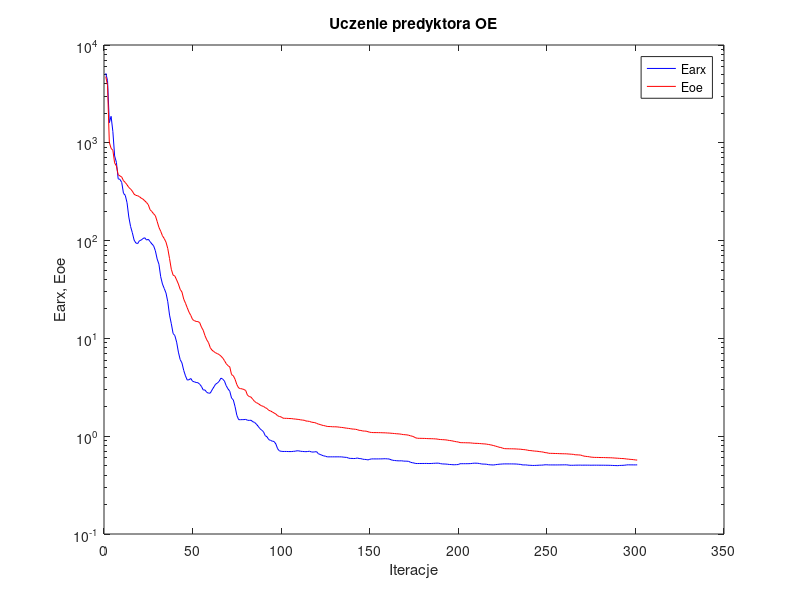
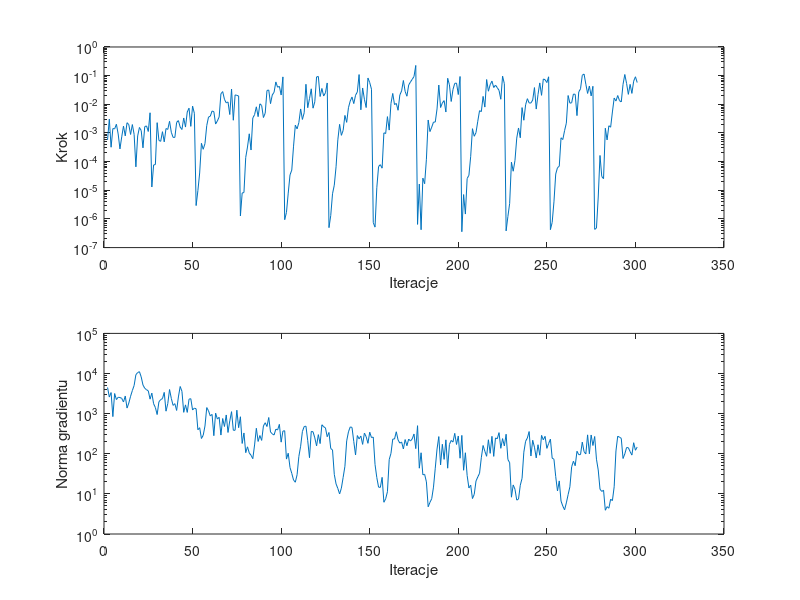

MATLAB code to generate these figures, in order:
%uczenie predyktora oe
clear all;
n=0; farx(n+1)=5.147262e+003; foe(n+1)=4.760756e+003; wspucz(n+1)=0.000000e+000; ng(n+1)=0.000000e+000;
%odnowa zmiennej metryki
n=1; farx(n+1)=4.320231e+003; foe(n+1)=3.848551e+003; krok(n+1)=5.704577e-004; ng(n+1)=4.490328e+003;
n=2; farx(n+1)=1.604002e+003; foe(n+1)=1.009778e+003; krok(n+1)=3.035901e-003; ng(n+1)=2.589185e+003;
n=3; farx(n+1)=1.865324e+003; foe(n+1)=8.786327e+002; krok(n+1)=3.179535e-004; ng(n+1)=3.354259e+003;
n=4; farx(n+1)=1.305732e+003; foe(n+1)=8.376660e+002; krok(n+1)=1.427975e-003; ng(n+1)=8.430749e+002;
n=5; farx(n+1)=7.334562e+002; foe(n+1)=6.229077e+002; krok(n+1)=1.387045e-003; ng(n+1)=3.172852e+003;
n=6; farx(n+1)=6.312014e+002; foe(n+1)=5.791942e+002; krok(n+1)=2.013081e-003; ng(n+1)=2.241977e+003;
n=7; farx(n+1)=4.287052e+002; foe(n+1)=4.717851e+002; krok(n+1)=9.192772e-004; ng(n+1)=2.554030e+003;
n=8; farx(n+1)=4.227136e+002; foe(n+1)=4.585123e+002; krok(n+1)=2.773554e-004; ng(n+1)=2.521544e+003;
n=9; farx(n+1)=3.935918e+002; foe(n+1)=4.470094e+002; krok(n+1)=7.295556e-004; ng(n+1)=2.404630e+003;
n=10; farx(n+1)=3.043195e+002; foe(n+1)=4.096313e+002; krok(n+1)=1.728033e-003; ng(n+1)=1.949706e+003;
n=11; farx(n+1)=2.905548e+002; foe(n+1)=3.929188e+002; krok(n+1)=7.899388e-004; ng(n+1)=2.751744e+003;
n=12; farx(n+1)=2.441692e+002; foe(n+1)=3.723812e+002; krok(n+1)=2.282102e-003; ng(n+1)=1.376173e+003;
n=13; farx(n+1)=1.743100e+002; foe(n+1)=3.491580e+002; krok(n+1)=1.949886e-003; ng(n+1)=1.833489e+003;
n=14; farx(n+1)=1.394952e+002; foe(n+1)=3.367642e+002; krok(n+1)=8.861138e-004; ng(n+1)=2.708382e+003;
n=15; farx(n+1)=1.204132e+002; foe(n+1)=3.200681e+002; krok(n+1)=1.965108e-003; ng(n+1)=3.756371e+003;
n=16; farx(n+1)=1.011790e+002; foe(n+1)=2.981879e+002; krok(n+1)=8.953304e-004; ng(n+1)=5.025627e+003;
n=17; farx(n+1)=9.447655e+001; foe(n+1)=2.902540e+002; krok(n+1)=6.575810e-005; ng(n+1)=9.344363e+003;
n=18; farx(n+1)=9.325326e+001; foe(n+1)=2.874937e+002; krok(n+1)=7.843678e-004; ng(n+1)=1.056826e+004;
n=19; farx(n+1)=9.974567e+001; foe(n+1)=2.812784e+002; krok(n+1)=1.555872e-003; ng(n+1)=1.111163e+004;
n=20; farx(n+1)=1.012301e+002; foe(n+1)=2.715588e+002; krok(n+1)=1.216567e-003; ng(n+1)=8.222850e+003;
n=21; farx(n+1)=1.050732e+002; foe(n+1)=2.654610e+002; krok(n+1)=3.026135e-004; ng(n+1)=5.173384e+003;
n=22; farx(n+1)=1.069431e+002; foe(n+1)=2.551640e+002; krok(n+1)=1.667309e-003; ng(n+1)=4.296260e+003;
n=23; farx(n+1)=1.013024e+002; foe(n+1)=2.450662e+002; krok(n+1)=1.758026e-003; ng(n+1)=3.946460e+003;
n=24; farx(n+1)=1.032173e+002; foe(n+1)=2.329223e+002; krok(n+1)=1.125636e-003; ng(n+1)=3.692091e+003;
n=25; farx(n+1)=9.767597e+001; foe(n+1)=2.070478e+002; krok(n+1)=5.062842e-003; ng(n+1)=2.296451e+003;
%odnowa zmiennej metryki
n=26; farx(n+1)=9.256488e+001; foe(n+1)=1.983458e+002; krok(n+1)=1.302585e-005; ng(n+1)=3.246752e+003;
n=27; farx(n+1)=8.850000e+001; foe(n+1)=1.879851e+002; krok(n+1)=7.646764e-005; ng(n+1)=1.766776e+003;
n=28; farx(n+1)=7.869340e+001; foe(n+1)=1.796554e+002; krok(n+1)=7.907676e-005; ng(n+1)=1.419311e+003;
n=29; farx(n+1)=6.493273e+001; foe(n+1)=1.571410e+002; krok(n+1)=2.286608e-003; ng(n+1)=9.495080e+002;
n=30; farx(n+1)=5.743327e+001; foe(n+1)=1.366445e+002; krok(n+1)=5.504055e-004; ng(n+1)=1.967623e+003;
n=31; farx(n+1)=4.276771e+001; foe(n+1)=1.246006e+002; krok(n+1)=5.097061e-004; ng(n+1)=2.242923e+003;
n=32; farx(n+1)=3.597729e+001; foe(n+1)=1.120900e+002; krok(n+1)=1.108189e-003; ng(n+1)=2.364680e+003;
n=33; farx(n+1)=3.238970e+001; foe(n+1)=1.049577e+002; krok(n+1)=4.895958e-004; ng(n+1)=3.386365e+003;
n=34; farx(n+1)=2.910110e+001; foe(n+1)=9.642694e+001; krok(n+1)=1.427772e-003; ng(n+1)=1.151804e+003;
n=35; farx(n+1)=2.373029e+001; foe(n+1)=8.291901e+001; krok(n+1)=1.329544e-003; ng(n+1)=1.778088e+003;
n=36; farx(n+1)=1.731144e+001; foe(n+1)=6.548247e+001; krok(n+1)=2.553842e-003; ng(n+1)=3.986881e+003;
n=37; farx(n+1)=1.411934e+001; foe(n+1)=5.089435e+001; krok(n+1)=1.055436e-003; ng(n+1)=2.390985e+003;
n=38; farx(n+1)=1.124209e+001; foe(n+1)=4.441825e+001; krok(n+1)=7.010405e-004; ng(n+1)=1.604177e+003;
n=39; farx(n+1)=1.067526e+001; foe(n+1)=4.336897e+001; krok(n+1)=7.010487e-004; ng(n+1)=1.774837e+003;
n=40; farx(n+1)=9.163032e+000; foe(n+1)=3.964565e+001; krok(n+1)=2.346492e-003; ng(n+1)=1.200617e+003;
n=41; farx(n+1)=7.238724e+000; foe(n+1)=3.595145e+001; krok(n+1)=2.695374e-003; ng(n+1)=2.605790e+003;
n=42; farx(n+1)=6.074826e+000; foe(n+1)=3.175268e+001; krok(n+1)=1.603601e-003; ng(n+1)=4.749121e+003;
n=43; farx(n+1)=5.614816e+000; foe(n+1)=2.980862e+001; krok(n+1)=1.318183e-003; ng(n+1)=3.601569e+003;
n=44; farx(n+1)=4.709122e+000; foe(n+1)=2.522996e+001; krok(n+1)=3.334617e-003; ng(n+1)=1.077657e+003;
n=45; farx(n+1)=4.135314e+000; foe(n+1)=2.289489e+001; krok(n+1)=1.606327e-003; ng(n+1)=1.653293e+003;
n=46; farx(n+1)=3.747323e+000; foe(n+1)=2.057410e+001; krok(n+1)=5.414124e-003; ng(n+1)=1.073221e+003;
n=47; farx(n+1)=3.781520e+000; foe(n+1)=1.852461e+001; krok(n+1)=7.321912e-003; ng(n+1)=2.292984e+003;
n=48; farx(n+1)=3.892438e+000; foe(n+1)=1.718192e+001; krok(n+1)=1.700059e-003; ng(n+1)=2.359173e+003;
n=49; farx(n+1)=3.640721e+000; foe(n+1)=1.559171e+001; krok(n+1)=8.647968e-003; ng(n+1)=1.230906e+003;
n=50; farx(n+1)=3.599254e+000; foe(n+1)=1.519500e+001; krok(n+1)=4.874671e-003; ng(n+1)=1.373724e+003;
%odnowa zmiennej metryki
n=51; farx(n+1)=3.541619e+000; foe(n+1)=1.491520e+001; krok(n+1)=2.926265e-006; ng(n+1)=1.320240e+003;
n=52; farx(n+1)=3.526606e+000; foe(n+1)=1.484804e+001; krok(n+1)=9.722265e-006; ng(n+1)=3.973263e+002;
n=53; farx(n+1)=3.401996e+000; foe(n+1)=1.452495e+001; krok(n+1)=4.014885e-005; ng(n+1)=4.461793e+002;
n=54; farx(n+1)=3.230236e+000; foe(n+1)=1.304993e+001; krok(n+1)=4.356664e-004; ng(n+1)=2.399157e+002;
n=55; farx(n+1)=2.971081e+000; foe(n+1)=1.211489e+001; krok(n+1)=2.695564e-004; ng(n+1)=2.887855e+002;
n=56; farx(n+1)=2.970374e+000; foe(n+1)=1.068199e+001; krok(n+1)=4.251583e-004; ng(n+1)=4.925305e+002;
n=57; farx(n+1)=2.806972e+000; foe(n+1)=9.673299e+000; krok(n+1)=1.812955e-003; ng(n+1)=1.415453e+003;
n=58; farx(n+1)=2.755410e+000; foe(n+1)=9.055513e+000; krok(n+1)=3.586133e-003; ng(n+1)=1.174285e+003;
n=59; farx(n+1)=2.758591e+000; foe(n+1)=8.026727e+000; krok(n+1)=3.846158e-003; ng(n+1)=8.749498e+002;
n=60; farx(n+1)=2.974504e+000; foe(n+1)=7.572080e+000; krok(n+1)=5.829338e-003; ng(n+1)=9.557495e+002;
n=61; farx(n+1)=3.182337e+000; foe(n+1)=7.333733e+000; krok(n+1)=5.557598e-003; ng(n+1)=2.820810e+002;
n=62; farx(n+1)=3.404473e+000; foe(n+1)=7.119290e+000; krok(n+1)=2.043687e-003; ng(n+1)=1.028573e+003;
n=63; farx(n+1)=3.492746e+000; foe(n+1)=6.987873e+000; krok(n+1)=2.634602e-003; ng(n+1)=7.324698e+002;
n=64; farx(n+1)=3.642152e+000; foe(n+1)=6.840076e+000; krok(n+1)=3.625910e-003; ng(n+1)=8.107419e+002;
n=65; farx(n+1)=3.922628e+000; foe(n+1)=6.588680e+000; krok(n+1)=2.331822e-002; ng(n+1)=2.924074e+002;
n=66; farx(n+1)=3.839064e+000; foe(n+1)=6.310786e+000; krok(n+1)=2.780135e-002; ng(n+1)=7.558741e+002;
n=67; farx(n+1)=3.659229e+000; foe(n+1)=5.928432e+000; krok(n+1)=1.486332e-002; ng(n+1)=4.774073e+002;
n=68; farx(n+1)=3.279958e+000; foe(n+1)=5.511946e+000; krok(n+1)=1.121665e-002; ng(n+1)=9.275258e+002;
n=69; farx(n+1)=3.046086e+000; foe(n+1)=5.261612e+000; krok(n+1)=1.207035e-002; ng(n+1)=3.393378e+002;
n=70; farx(n+1)=2.883938e+000; foe(n+1)=5.109873e+000; krok(n+1)=4.399860e-003; ng(n+1)=6.604375e+002;
n=71; farx(n+1)=2.454451e+000; foe(n+1)=4.262751e+000; krok(n+1)=3.408723e-002; ng(n+1)=1.120441e+003;
n=72; farx(n+1)=2.348778e+000; foe(n+1)=4.152043e+000; krok(n+1)=2.778799e-003; ng(n+1)=3.853969e+002;
n=73; farx(n+1)=2.000228e+000; foe(n+1)=3.813508e+000; krok(n+1)=2.127270e-002; ng(n+1)=3.846961e+002;
n=74; farx(n+1)=1.633475e+000; foe(n+1)=3.366124e+000; krok(n+1)=2.051314e-002; ng(n+1)=1.218929e+003;
n=75; farx(n+1)=1.476079e+000; foe(n+1)=3.114397e+000; krok(n+1)=1.948813e-002; ng(n+1)=4.465829e+002;
%odnowa zmiennej metryki
n=76; farx(n+1)=1.474868e+000; foe(n+1)=3.064987e+000; krok(n+1)=1.271449e-006; ng(n+1)=8.363842e+002;
n=77; farx(n+1)=1.477470e+000; foe(n+1)=3.047628e+000; krok(n+1)=8.058704e-006; ng(n+1)=1.805295e+002;
n=78; farx(n+1)=1.477708e+000; foe(n+1)=3.001772e+000; krok(n+1)=8.334046e-006; ng(n+1)=3.299012e+002;
n=79; farx(n+1)=1.486199e+000; foe(n+1)=2.931877e+000; krok(n+1)=1.397905e-004; ng(n+1)=1.064627e+002;
n=80; farx(n+1)=1.455769e+000; foe(n+1)=2.619768e+000; krok(n+1)=3.229906e-004; ng(n+1)=1.489114e+002;
n=81; farx(n+1)=1.451471e+000; foe(n+1)=2.547017e+000; krok(n+1)=9.352282e-004; ng(n+1)=1.047029e+002;
n=82; farx(n+1)=1.455619e+000; foe(n+1)=2.508429e+000; krok(n+1)=2.540827e-004; ng(n+1)=9.169347e+001;
n=83; farx(n+1)=1.406641e+000; foe(n+1)=2.382541e+000; krok(n+1)=3.334617e-003; ng(n+1)=7.536235e+001;
n=84; farx(n+1)=1.383388e+000; foe(n+1)=2.267658e+000; krok(n+1)=4.346286e-003; ng(n+1)=1.656467e+002;
n=85; farx(n+1)=1.329874e+000; foe(n+1)=2.203185e+000; krok(n+1)=8.174750e-003; ng(n+1)=4.321131e+002;
n=86; farx(n+1)=1.264101e+000; foe(n+1)=2.160153e+000; krok(n+1)=3.704626e-003; ng(n+1)=2.026404e+002;
n=87; farx(n+1)=1.196212e+000; foe(n+1)=2.092517e+000; krok(n+1)=1.040351e-002; ng(n+1)=2.848697e+002;
n=88; farx(n+1)=1.152373e+000; foe(n+1)=2.043178e+000; krok(n+1)=9.082851e-003; ng(n+1)=2.151615e+002;
n=89; farx(n+1)=1.113176e+000; foe(n+1)=2.017920e+000; krok(n+1)=3.452691e-003; ng(n+1)=4.938212e+002;
n=90; farx(n+1)=1.013482e+000; foe(n+1)=1.960605e+000; krok(n+1)=4.907442e-003; ng(n+1)=5.935068e+002;
n=91; farx(n+1)=9.869917e-001; foe(n+1)=1.918878e+000; krok(n+1)=3.037029e-002; ng(n+1)=4.770441e+002;
n=92; farx(n+1)=9.225628e-001; foe(n+1)=1.838072e+000; krok(n+1)=3.153338e-002; ng(n+1)=8.010475e+002;
n=93; farx(n+1)=9.070486e-001; foe(n+1)=1.812187e+000; krok(n+1)=1.054546e-002; ng(n+1)=3.489097e+002;
n=94; farx(n+1)=8.896808e-001; foe(n+1)=1.770610e+000; krok(n+1)=2.127270e-002; ng(n+1)=3.133773e+002;
n=95; farx(n+1)=8.831143e-001; foe(n+1)=1.727487e+000; krok(n+1)=2.617870e-002; ng(n+1)=2.934663e+002;
n=96; farx(n+1)=8.338085e-001; foe(n+1)=1.684983e+000; krok(n+1)=6.046686e-002; ng(n+1)=4.104657e+002;
n=97; farx(n+1)=7.446320e-001; foe(n+1)=1.619747e+000; krok(n+1)=3.941187e-002; ng(n+1)=3.917821e+002;
n=98; farx(n+1)=7.080522e-001; foe(n+1)=1.590035e+000; krok(n+1)=4.242564e-002; ng(n+1)=5.410181e+002;
n=99; farx(n+1)=7.011157e-001; foe(n+1)=1.575262e+000; krok(n+1)=2.107682e-002; ng(n+1)=1.948151e+002;
n=100; farx(n+1)=6.980500e-001; foe(n+1)=1.529859e+000; krok(n+1)=9.048247e-002; ng(n+1)=3.676688e+002;
%odnowa zmiennej metryki
n=101; farx(n+1)=6.982259e-001; foe(n+1)=1.523433e+000; krok(n+1)=9.412859e-007; ng(n+1)=3.747760e+002;
n=102; farx(n+1)=6.981952e-001; foe(n+1)=1.523010e+000; krok(n+1)=1.688556e-006; ng(n+1)=7.371637e+001;
n=103; farx(n+1)=6.967550e-001; foe(n+1)=1.518947e+000; krok(n+1)=7.983154e-006; ng(n+1)=1.031362e+002;
n=104; farx(n+1)=6.964001e-001; foe(n+1)=1.515466e+000; krok(n+1)=3.437390e-005; ng(n+1)=4.551059e+001;
n=105; farx(n+1)=6.969180e-001; foe(n+1)=1.513112e+000; krok(n+1)=5.059212e-005; ng(n+1)=3.241913e+001;
n=106; farx(n+1)=7.005580e-001; foe(n+1)=1.502524e+000; krok(n+1)=3.467612e-004; ng(n+1)=2.213602e+001;
n=107; farx(n+1)=7.026811e-001; foe(n+1)=1.497740e+000; krok(n+1)=1.869974e-003; ng(n+1)=1.953071e+001;
n=108; farx(n+1)=7.095609e-001; foe(n+1)=1.489173e+000; krok(n+1)=1.389400e-003; ng(n+1)=3.000832e+001;
n=109; farx(n+1)=7.078447e-001; foe(n+1)=1.482211e+000; krok(n+1)=2.304922e-003; ng(n+1)=8.570931e+001;
n=110; farx(n+1)=7.011011e-001; foe(n+1)=1.469992e+000; krok(n+1)=6.884472e-003; ng(n+1)=1.541825e+002;
n=111; farx(n+1)=6.988549e-001; foe(n+1)=1.462317e+000; krok(n+1)=2.957629e-003; ng(n+1)=3.586294e+002;
n=112; farx(n+1)=6.963007e-001; foe(n+1)=1.454646e+000; krok(n+1)=5.060913e-003; ng(n+1)=4.763967e+002;
n=113; farx(n+1)=6.947691e-001; foe(n+1)=1.430174e+000; krok(n+1)=5.005537e-002; ng(n+1)=4.872258e+002;
n=114; farx(n+1)=6.976984e-001; foe(n+1)=1.424900e+000; krok(n+1)=7.592571e-003; ng(n+1)=2.138219e+002;
n=115; farx(n+1)=7.020041e-001; foe(n+1)=1.416159e+000; krok(n+1)=1.576669e-002; ng(n+1)=7.968857e+001;
n=116; farx(n+1)=6.914342e-001; foe(n+1)=1.394632e+000; krok(n+1)=3.474077e-002; ng(n+1)=3.602766e+002;
n=117; farx(n+1)=6.878501e-001; foe(n+1)=1.384379e+000; krok(n+1)=7.321912e-003; ng(n+1)=3.532443e+002;
n=118; farx(n+1)=6.922819e-001; foe(n+1)=1.376609e+000; krok(n+1)=1.220118e-002; ng(n+1)=2.491917e+002;
n=119; farx(n+1)=6.948044e-001; foe(n+1)=1.353249e+000; krok(n+1)=9.035956e-002; ng(n+1)=1.569336e+002;
n=120; farx(n+1)=6.620645e-001; foe(n+1)=1.330434e+000; krok(n+1)=9.359461e-002; ng(n+1)=2.996849e+002;
n=121; farx(n+1)=6.514749e-001; foe(n+1)=1.317160e+000; krok(n+1)=1.869617e-002; ng(n+1)=1.792934e+002;
n=122; farx(n+1)=6.389369e-001; foe(n+1)=1.296466e+000; krok(n+1)=3.571281e-002; ng(n+1)=5.280481e+002;
n=123; farx(n+1)=6.292151e-001; foe(n+1)=1.285252e+000; krok(n+1)=1.941426e-002; ng(n+1)=4.699177e+002;
n=124; farx(n+1)=6.244802e-001; foe(n+1)=1.273384e+000; krok(n+1)=2.525939e-002; ng(n+1)=4.429837e+002;
n=125; farx(n+1)=6.149832e-001; foe(n+1)=1.258869e+000; krok(n+1)=5.558094e-002; ng(n+1)=2.659314e+002;
%odnowa zmiennej metryki
n=126; farx(n+1)=6.151313e-001; foe(n+1)=1.255180e+000; krok(n+1)=4.962554e-007; ng(n+1)=3.394652e+002;
n=127; farx(n+1)=6.152100e-001; foe(n+1)=1.254133e+000; krok(n+1)=1.322610e-006; ng(n+1)=1.348174e+002;
n=128; farx(n+1)=6.151155e-001; foe(n+1)=1.248965e+000; krok(n+1)=7.559406e-006; ng(n+1)=1.244421e+002;
n=129; farx(n+1)=6.153139e-001; foe(n+1)=1.248228e+000; krok(n+1)=1.507081e-005; ng(n+1)=3.052989e+001;
n=130; farx(n+1)=6.149914e-001; foe(n+1)=1.247443e+000; krok(n+1)=6.615676e-005; ng(n+1)=1.773056e+001;
n=131; farx(n+1)=6.155486e-001; foe(n+1)=1.242990e+000; krok(n+1)=5.747417e-004; ng(n+1)=1.363163e+001;
n=132; farx(n+1)=6.147961e-001; foe(n+1)=1.235050e+000; krok(n+1)=1.997747e-003; ng(n+1)=9.960704e+000;
n=133; farx(n+1)=6.148329e-001; foe(n+1)=1.230180e+000; krok(n+1)=8.259539e-004; ng(n+1)=1.389726e+001;
n=134; farx(n+1)=6.116354e-001; foe(n+1)=1.224621e+000; krok(n+1)=1.234892e-003; ng(n+1)=2.578482e+001;
n=135; farx(n+1)=6.085623e-001; foe(n+1)=1.214592e+000; krok(n+1)=4.096666e-003; ng(n+1)=4.870080e+001;
n=136; farx(n+1)=6.076848e-001; foe(n+1)=1.208289e+000; krok(n+1)=2.343845e-003; ng(n+1)=2.096630e+002;
n=137; farx(n+1)=5.972906e-001; foe(n+1)=1.201617e+000; krok(n+1)=7.626318e-003; ng(n+1)=3.518285e+002;
n=138; farx(n+1)=5.927745e-001; foe(n+1)=1.194807e+000; krok(n+1)=1.303276e-002; ng(n+1)=4.666541e+002;
n=139; farx(n+1)=5.928628e-001; foe(n+1)=1.185139e+000; krok(n+1)=1.793370e-002; ng(n+1)=4.536755e+002;
n=140; farx(n+1)=5.908868e-001; foe(n+1)=1.181806e+000; krok(n+1)=1.059021e-002; ng(n+1)=2.015504e+002;
n=141; farx(n+1)=5.922769e-001; foe(n+1)=1.176466e+000; krok(n+1)=2.067140e-002; ng(n+1)=9.310345e+001;
n=142; farx(n+1)=5.989400e-001; foe(n+1)=1.167205e+000; krok(n+1)=2.698544e-002; ng(n+1)=2.843342e+002;
n=143; farx(n+1)=5.909596e-001; foe(n+1)=1.148642e+000; krok(n+1)=1.091056e-001; ng(n+1)=2.352062e+002;
n=144; farx(n+1)=5.900241e-001; foe(n+1)=1.144791e+000; krok(n+1)=6.425309e-003; ng(n+1)=2.760897e+002;
n=145; farx(n+1)=5.823522e-001; foe(n+1)=1.131961e+000; krok(n+1)=3.712047e-002; ng(n+1)=1.712371e+002;
n=146; farx(n+1)=5.791894e-001; foe(n+1)=1.128050e+000; krok(n+1)=1.495979e-002; ng(n+1)=3.272589e+002;
n=147; farx(n+1)=5.779890e-001; foe(n+1)=1.126061e+000; krok(n+1)=7.704335e-003; ng(n+1)=2.663376e+002;
n=148; farx(n+1)=5.718635e-001; foe(n+1)=1.111909e+000; krok(n+1)=8.276012e-002; ng(n+1)=1.820710e+002;
n=149; farx(n+1)=5.801129e-001; foe(n+1)=1.097752e+000; krok(n+1)=5.730115e-002; ng(n+1)=3.448962e+002;
n=150; farx(n+1)=5.860449e-001; foe(n+1)=1.091977e+000; krok(n+1)=3.360874e-002; ng(n+1)=2.532443e+002;
%odnowa zmiennej metryki
n=151; farx(n+1)=5.858795e-001; foe(n+1)=1.088884e+000; krok(n+1)=7.452250e-007; ng(n+1)=2.605895e+002;
n=152; farx(n+1)=5.858778e-001; foe(n+1)=1.088795e+000; krok(n+1)=5.177881e-007; ng(n+1)=5.414216e+001;
n=153; farx(n+1)=5.857960e-001; foe(n+1)=1.088374e+000; krok(n+1)=1.222055e-005; ng(n+1)=2.548330e+001;
n=154; farx(n+1)=5.860493e-001; foe(n+1)=1.087550e+000; krok(n+1)=6.756687e-005; ng(n+1)=1.471702e+001;
n=155; farx(n+1)=5.864235e-001; foe(n+1)=1.086702e+000; krok(n+1)=7.813213e-005; ng(n+1)=1.450969e+001;
n=156; farx(n+1)=5.865448e-001; foe(n+1)=1.084956e+000; krok(n+1)=5.904967e-005; ng(n+1)=2.582871e+001;
n=157; farx(n+1)=5.881798e-001; foe(n+1)=1.083534e+000; krok(n+1)=1.011532e-003; ng(n+1)=6.185856e+000;
n=158; farx(n+1)=5.882529e-001; foe(n+1)=1.082313e+000; krok(n+1)=9.540187e-004; ng(n+1)=7.548752e+000;
n=159; farx(n+1)=5.863835e-001; foe(n+1)=1.078309e+000; krok(n+1)=3.715831e-003; ng(n+1)=1.131481e+001;
n=160; farx(n+1)=5.847637e-001; foe(n+1)=1.077128e+000; krok(n+1)=1.259039e-003; ng(n+1)=7.144826e+001;
n=161; farx(n+1)=5.745484e-001; foe(n+1)=1.072423e+000; krok(n+1)=1.076348e-002; ng(n+1)=1.025311e+002;
n=162; farx(n+1)=5.671410e-001; foe(n+1)=1.068931e+000; krok(n+1)=2.392889e-002; ng(n+1)=2.322470e+002;
n=163; farx(n+1)=5.647235e-001; foe(n+1)=1.064927e+000; krok(n+1)=9.749342e-003; ng(n+1)=2.329814e+002;
n=164; farx(n+1)=5.619595e-001; foe(n+1)=1.059621e+000; krok(n+1)=1.076348e-002; ng(n+1)=3.533550e+002;
n=165; farx(n+1)=5.602975e-001; foe(n+1)=1.057316e+000; krok(n+1)=6.192369e-003; ng(n+1)=2.212750e+002;
n=166; farx(n+1)=5.596912e-001; foe(n+1)=1.053452e+000; krok(n+1)=2.113019e-002; ng(n+1)=1.839172e+002;
n=167; farx(n+1)=5.607560e-001; foe(n+1)=1.045910e+000; krok(n+1)=2.928765e-002; ng(n+1)=1.965324e+002;
n=168; farx(n+1)=5.567956e-001; foe(n+1)=1.039053e+000; krok(n+1)=6.778645e-002; ng(n+1)=1.317333e+002;
n=169; farx(n+1)=5.557465e-001; foe(n+1)=1.035651e+000; krok(n+1)=2.812841e-002; ng(n+1)=2.258207e+002;
n=170; farx(n+1)=5.553185e-001; foe(n+1)=1.031379e+000; krok(n+1)=1.913246e-002; ng(n+1)=1.583360e+002;
n=171; farx(n+1)=5.531405e-001; foe(n+1)=1.023267e+000; krok(n+1)=4.715694e-002; ng(n+1)=2.323990e+002;
n=172; farx(n+1)=5.413310e-001; foe(n+1)=1.009544e+000; krok(n+1)=6.013604e-002; ng(n+1)=2.080589e+002;
n=173; farx(n+1)=5.360749e-001; foe(n+1)=9.999164e-001; krok(n+1)=7.462902e-002; ng(n+1)=2.346416e+002;
n=174; farx(n+1)=5.319233e-001; foe(n+1)=9.835067e-001; krok(n+1)=9.327289e-002; ng(n+1)=3.107926e+002;
n=175; farx(n+1)=5.259571e-001; foe(n+1)=9.608796e-001; krok(n+1)=2.268451e-001; ng(n+1)=1.342957e+002;
%odnowa zmiennej metryki
n=176; farx(n+1)=5.257831e-001; foe(n+1)=9.527213e-001; krok(n+1)=6.450496e-007; ng(n+1)=5.010466e+002;
n=177; farx(n+1)=5.259638e-001; foe(n+1)=9.511469e-001; krok(n+1)=1.645337e-005; ng(n+1)=4.369577e+001;
n=178; farx(n+1)=5.260036e-001; foe(n+1)=9.508973e-001; krok(n+1)=4.197459e-007; ng(n+1)=1.058352e+002;
n=179; farx(n+1)=5.262408e-001; foe(n+1)=9.497542e-001; krok(n+1)=2.656342e-005; ng(n+1)=2.986635e+001;
n=180; farx(n+1)=5.262726e-001; foe(n+1)=9.490884e-001; krok(n+1)=1.694172e-005; ng(n+1)=3.073542e+001;
n=181; farx(n+1)=5.267186e-001; foe(n+1)=9.468415e-001; krok(n+1)=1.212530e-004; ng(n+1)=1.991757e+001;
n=182; farx(n+1)=5.257164e-001; foe(n+1)=9.445325e-001; krok(n+1)=2.827499e-003; ng(n+1)=4.776307e+000;
n=183; farx(n+1)=5.257516e-001; foe(n+1)=9.436605e-001; krok(n+1)=1.118523e-003; ng(n+1)=6.146143e+000;
n=184; farx(n+1)=5.265344e-001; foe(n+1)=9.428543e-001; krok(n+1)=1.593673e-003; ng(n+1)=7.572889e+000;
n=185; farx(n+1)=5.280750e-001; foe(n+1)=9.413021e-001; krok(n+1)=2.388016e-003; ng(n+1)=1.474748e+001;
n=186; farx(n+1)=5.290641e-001; foe(n+1)=9.387367e-001; krok(n+1)=2.403018e-003; ng(n+1)=4.368989e+001;
n=187; farx(n+1)=5.304560e-001; foe(n+1)=9.358059e-001; krok(n+1)=6.884472e-003; ng(n+1)=1.309837e+002;
n=188; farx(n+1)=5.296011e-001; foe(n+1)=9.278880e-001; krok(n+1)=4.703297e-002; ng(n+1)=2.679482e+002;
n=189; farx(n+1)=5.240648e-001; foe(n+1)=9.248870e-001; krok(n+1)=7.716255e-003; ng(n+1)=5.267219e+001;
n=190; farx(n+1)=5.207911e-001; foe(n+1)=9.222352e-001; krok(n+1)=1.109636e-002; ng(n+1)=1.724150e+002;
n=191; farx(n+1)=5.198848e-001; foe(n+1)=9.200106e-001; krok(n+1)=1.343762e-002; ng(n+1)=7.247711e+001;
n=192; farx(n+1)=5.188144e-001; foe(n+1)=9.170473e-001; krok(n+1)=5.381741e-003; ng(n+1)=2.222036e+002;
n=193; farx(n+1)=5.168190e-001; foe(n+1)=9.104903e-001; krok(n+1)=8.100548e-002; ng(n+1)=4.368324e+001;
n=194; farx(n+1)=5.138073e-001; foe(n+1)=9.040947e-001; krok(n+1)=4.784719e-002; ng(n+1)=1.706262e+002;
n=195; farx(n+1)=5.130054e-001; foe(n+1)=8.998148e-001; krok(n+1)=1.254246e-002; ng(n+1)=2.149361e+002;
n=196; farx(n+1)=5.107283e-001; foe(n+1)=8.920002e-001; krok(n+1)=3.281725e-002; ng(n+1)=1.959325e+002;
n=197; farx(n+1)=5.106767e-001; foe(n+1)=8.839770e-001; krok(n+1)=5.387784e-002; ng(n+1)=3.227261e+002;
n=198; farx(n+1)=5.121496e-001; foe(n+1)=8.771191e-001; krok(n+1)=5.483245e-002; ng(n+1)=1.702770e+002;
n=199; farx(n+1)=5.132297e-001; foe(n+1)=8.724219e-001; krok(n+1)=2.191235e-002; ng(n+1)=2.772243e+002;
n=200; farx(n+1)=5.233312e-001; foe(n+1)=8.603495e-001; krok(n+1)=9.338312e-002; ng(n+1)=7.746863e+001;
%odnowa zmiennej metryki
n=201; farx(n+1)=5.233619e-001; foe(n+1)=8.586874e-001; krok(n+1)=3.577645e-007; ng(n+1)=2.870650e+002;
n=202; farx(n+1)=5.233160e-001; foe(n+1)=8.580763e-001; krok(n+1)=7.086051e-006; ng(n+1)=3.879617e+001;
n=203; farx(n+1)=5.233007e-001; foe(n+1)=8.573372e-001; krok(n+1)=1.479716e-006; ng(n+1)=1.059390e+002;
n=204; farx(n+1)=5.236090e-001; foe(n+1)=8.559868e-001; krok(n+1)=2.580710e-005; ng(n+1)=2.869741e+001;
n=205; farx(n+1)=5.238454e-001; foe(n+1)=8.556630e-001; krok(n+1)=3.331725e-005; ng(n+1)=1.404019e+001;
n=206; farx(n+1)=5.250662e-001; foe(n+1)=8.535184e-001; krok(n+1)=1.531508e-004; ng(n+1)=1.650385e+001;
n=207; farx(n+1)=5.276376e-001; foe(n+1)=8.495530e-001; krok(n+1)=1.411868e-003; ng(n+1)=7.648594e+000;
n=208; farx(n+1)=5.299320e-001; foe(n+1)=8.463491e-001; krok(n+1)=7.663457e-004; ng(n+1)=9.723494e+000;
n=209; farx(n+1)=5.297487e-001; foe(n+1)=8.452176e-001; krok(n+1)=1.031514e-003; ng(n+1)=2.094359e+001;
n=210; farx(n+1)=5.288144e-001; foe(n+1)=8.442113e-001; krok(n+1)=2.559883e-003; ng(n+1)=2.638181e+001;
n=211; farx(n+1)=5.253495e-001; foe(n+1)=8.414510e-001; krok(n+1)=5.997467e-003; ng(n+1)=3.264321e+001;
n=212; farx(n+1)=5.207890e-001; foe(n+1)=8.386920e-001; krok(n+1)=5.548179e-003; ng(n+1)=7.961895e+001;
n=213; farx(n+1)=5.187464e-001; foe(n+1)=8.355230e-001; krok(n+1)=1.889482e-002; ng(n+1)=1.607210e+002;
n=214; farx(n+1)=5.182294e-001; foe(n+1)=8.337258e-001; krok(n+1)=8.004930e-003; ng(n+1)=1.151139e+002;
n=215; farx(n+1)=5.165975e-001; foe(n+1)=8.292455e-001; krok(n+1)=7.317146e-002; ng(n+1)=8.648916e+001;
n=216; farx(n+1)=5.118649e-001; foe(n+1)=8.233025e-001; krok(n+1)=2.861011e-002; ng(n+1)=2.232273e+002;
n=217; farx(n+1)=5.101171e-001; foe(n+1)=8.176678e-001; krok(n+1)=4.836969e-002; ng(n+1)=1.024202e+002;
n=218; farx(n+1)=5.086672e-001; foe(n+1)=8.098422e-001; krok(n+1)=6.442938e-002; ng(n+1)=2.721458e+002;
n=219; farx(n+1)=5.079731e-001; foe(n+1)=8.021192e-001; krok(n+1)=3.850210e-002; ng(n+1)=8.601727e+001;
n=220; farx(n+1)=5.117608e-001; foe(n+1)=7.911914e-001; krok(n+1)=4.681906e-002; ng(n+1)=2.480388e+002;
n=221; farx(n+1)=5.141403e-001; foe(n+1)=7.839663e-001; krok(n+1)=3.813366e-002; ng(n+1)=2.360874e+002;
n=222; farx(n+1)=5.169725e-001; foe(n+1)=7.713249e-001; krok(n+1)=3.052860e-002; ng(n+1)=3.363414e+002;
n=223; farx(n+1)=5.183261e-001; foe(n+1)=7.668034e-001; krok(n+1)=1.500600e-002; ng(n+1)=1.367721e+002;
n=224; farx(n+1)=5.200654e-001; foe(n+1)=7.550575e-001; krok(n+1)=9.599621e-002; ng(n+1)=2.386764e+002;
n=225; farx(n+1)=5.210012e-001; foe(n+1)=7.471065e-001; krok(n+1)=5.234463e-002; ng(n+1)=1.567742e+002;
%odnowa zmiennej metryki
n=226; farx(n+1)=5.209820e-001; foe(n+1)=7.448024e-001; krok(n+1)=3.831102e-007; ng(n+1)=3.067764e+002;
n=227; farx(n+1)=5.209834e-001; foe(n+1)=7.445026e-001; krok(n+1)=1.213350e-006; ng(n+1)=7.206740e+001;
n=228; farx(n+1)=5.209202e-001; foe(n+1)=7.437180e-001; krok(n+1)=3.498628e-006; ng(n+1)=5.971187e+001;
n=229; farx(n+1)=5.207825e-001; foe(n+1)=7.433969e-001; krok(n+1)=9.560737e-005; ng(n+1)=8.267895e+000;
n=230; farx(n+1)=5.205740e-001; foe(n+1)=7.427725e-001; krok(n+1)=4.621295e-005; ng(n+1)=1.671127e+001;
n=231; farx(n+1)=5.199407e-001; foe(n+1)=7.415812e-001; krok(n+1)=1.098323e-004; ng(n+1)=1.305183e+001;
n=232; farx(n+1)=5.192001e-001; foe(n+1)=7.399211e-001; krok(n+1)=6.618879e-004; ng(n+1)=6.994056e+000;
n=233; farx(n+1)=5.164538e-001; foe(n+1)=7.375633e-001; krok(n+1)=1.491964e-003; ng(n+1)=7.441498e+000;
n=234; farx(n+1)=5.151431e-001; foe(n+1)=7.367411e-001; krok(n+1)=6.791933e-004; ng(n+1)=1.644180e+001;
n=235; farx(n+1)=5.099689e-001; foe(n+1)=7.324883e-001; krok(n+1)=7.680234e-003; ng(n+1)=2.441300e+001;
n=236; farx(n+1)=5.079817e-001; foe(n+1)=7.292910e-001; krok(n+1)=2.778799e-003; ng(n+1)=1.096089e+002;
n=237; farx(n+1)=5.092738e-001; foe(n+1)=7.264289e-001; krok(n+1)=9.618292e-003; ng(n+1)=2.045131e+002;
n=238; farx(n+1)=5.061284e-001; foe(n+1)=7.202628e-001; krok(n+1)=1.571994e-002; ng(n+1)=2.477884e+002;
n=239; farx(n+1)=5.043154e-001; foe(n+1)=7.144802e-001; krok(n+1)=1.111520e-002; ng(n+1)=3.577744e+002;
n=240; farx(n+1)=5.037069e-001; foe(n+1)=7.123020e-001; krok(n+1)=1.109636e-002; ng(n+1)=8.785347e+001;
n=241; farx(n+1)=5.021541e-001; foe(n+1)=7.083434e-001; krok(n+1)=1.405854e-002; ng(n+1)=2.172578e+002;
n=242; farx(n+1)=5.024893e-001; foe(n+1)=7.047501e-001; krok(n+1)=3.832769e-002; ng(n+1)=1.458962e+002;
n=243; farx(n+1)=5.033391e-001; foe(n+1)=7.027428e-001; krok(n+1)=6.822948e-003; ng(n+1)=7.873514e+001;
n=244; farx(n+1)=5.044326e-001; foe(n+1)=7.000524e-001; krok(n+1)=2.191235e-002; ng(n+1)=1.679446e+002;
n=245; farx(n+1)=5.058427e-001; foe(n+1)=6.949965e-001; krok(n+1)=5.576355e-002; ng(n+1)=9.205792e+001;
n=246; farx(n+1)=5.059240e-001; foe(n+1)=6.918926e-001; krok(n+1)=2.055621e-002; ng(n+1)=2.871705e+002;
n=247; farx(n+1)=5.075211e-001; foe(n+1)=6.877139e-001; krok(n+1)=7.651884e-002; ng(n+1)=2.227263e+002;
n=248; farx(n+1)=5.102399e-001; foe(n+1)=6.795518e-001; krok(n+1)=7.197563e-002; ng(n+1)=2.718132e+002;
n=249; farx(n+1)=5.102139e-001; foe(n+1)=6.773502e-001; krok(n+1)=5.722022e-002; ng(n+1)=1.362733e+002;
n=250; farx(n+1)=5.085648e-001; foe(n+1)=6.691428e-001; krok(n+1)=9.120186e-002; ng(n+1)=1.799710e+002;
%odnowa zmiennej metryki
n=251; farx(n+1)=5.085361e-001; foe(n+1)=6.678697e-001; krok(n+1)=4.222395e-007; ng(n+1)=2.318372e+002;
n=252; farx(n+1)=5.085056e-001; foe(n+1)=6.675942e-001; krok(n+1)=7.554899e-007; ng(n+1)=7.774719e+001;
n=253; farx(n+1)=5.084330e-001; foe(n+1)=6.664527e-001; krok(n+1)=3.943370e-006; ng(n+1)=7.308275e+001;
n=254; farx(n+1)=5.084051e-001; foe(n+1)=6.652241e-001; krok(n+1)=3.682991e-005; ng(n+1)=2.697696e+001;
n=255; farx(n+1)=5.085014e-001; foe(n+1)=6.648520e-001; krok(n+1)=6.152340e-005; ng(n+1)=1.182507e+001;
n=256; farx(n+1)=5.087381e-001; foe(n+1)=6.633274e-001; krok(n+1)=6.880069e-005; ng(n+1)=2.104705e+001;
n=257; farx(n+1)=5.088687e-001; foe(n+1)=6.623268e-001; krok(n+1)=6.791933e-004; ng(n+1)=6.602769e+000;
n=258; farx(n+1)=5.093656e-001; foe(n+1)=6.616840e-001; krok(n+1)=5.885714e-004; ng(n+1)=4.961168e+000;
n=259; farx(n+1)=5.095009e-001; foe(n+1)=6.610242e-001; krok(n+1)=1.204607e-003; ng(n+1)=4.003392e+000;
n=260; farx(n+1)=5.099305e-001; foe(n+1)=6.605237e-001; krok(n+1)=2.199930e-003; ng(n+1)=5.959745e+000;
n=261; farx(n+1)=5.074363e-001; foe(n+1)=6.581883e-001; krok(n+1)=2.025137e-002; ng(n+1)=9.586197e+000;
n=262; farx(n+1)=5.043451e-001; foe(n+1)=6.562477e-001; krok(n+1)=1.097075e-002; ng(n+1)=1.500995e+001;
n=263; farx(n+1)=5.044224e-001; foe(n+1)=6.539408e-001; krok(n+1)=1.131031e-002; ng(n+1)=4.754176e+001;
n=264; farx(n+1)=5.042446e-001; foe(n+1)=6.520784e-001; krok(n+1)=2.284436e-002; ng(n+1)=6.519525e+001;
n=265; farx(n+1)=5.055584e-001; foe(n+1)=6.455696e-001; krok(n+1)=2.223039e-002; ng(n+1)=5.034425e+001;
n=266; farx(n+1)=5.056701e-001; foe(n+1)=6.448965e-001; krok(n+1)=4.027729e-003; ng(n+1)=1.154395e+002;
n=267; farx(n+1)=5.060555e-001; foe(n+1)=6.432936e-001; krok(n+1)=2.691279e-002; ng(n+1)=9.487193e+001;
n=268; farx(n+1)=5.061923e-001; foe(n+1)=6.415915e-001; krok(n+1)=3.481722e-002; ng(n+1)=9.543898e+001;
n=269; farx(n+1)=5.051941e-001; foe(n+1)=6.333796e-001; krok(n+1)=1.032026e-001; ng(n+1)=1.951861e+002;
n=270; farx(n+1)=5.059765e-001; foe(n+1)=6.255260e-001; krok(n+1)=1.138873e-001; ng(n+1)=1.125411e+002;
n=271; farx(n+1)=5.057585e-001; foe(n+1)=6.221264e-001; krok(n+1)=5.031042e-002; ng(n+1)=9.919292e+001;
n=272; farx(n+1)=5.056924e-001; foe(n+1)=6.191736e-001; krok(n+1)=2.392889e-002; ng(n+1)=2.959051e+002;
n=273; farx(n+1)=5.056045e-001; foe(n+1)=6.160904e-001; krok(n+1)=4.346837e-002; ng(n+1)=9.985251e+001;
n=274; farx(n+1)=5.048683e-001; foe(n+1)=6.108160e-001; krok(n+1)=1.960331e-002; ng(n+1)=2.938045e+002;
n=275; farx(n+1)=5.054860e-001; foe(n+1)=6.088081e-001; krok(n+1)=4.256083e-002; ng(n+1)=1.606479e+002;
%odnowa zmiennej metryki
n=276; farx(n+1)=5.054453e-001; foe(n+1)=6.069862e-001; krok(n+1)=4.326056e-007; ng(n+1)=2.691737e+002;
n=277; farx(n+1)=5.054386e-001; foe(n+1)=6.068431e-001; krok(n+1)=4.811611e-007; ng(n+1)=7.309929e+001;
n=278; farx(n+1)=5.053956e-001; foe(n+1)=6.064067e-001; krok(n+1)=5.829943e-006; ng(n+1)=3.935825e+001;
n=279; farx(n+1)=5.051105e-001; foe(n+1)=6.052873e-001; krok(n+1)=1.638382e-004; ng(n+1)=1.311895e+001;
n=280; farx(n+1)=5.049956e-001; foe(n+1)=6.050638e-001; krok(n+1)=3.023994e-005; ng(n+1)=1.151148e+001;
n=281; farx(n+1)=5.049488e-001; foe(n+1)=6.048987e-001; krok(n+1)=2.541507e-005; ng(n+1)=1.236135e+001;
n=282; farx(n+1)=5.046478e-001; foe(n+1)=6.038486e-001; krok(n+1)=1.462416e-003; ng(n+1)=3.909936e+000;
n=283; farx(n+1)=5.044762e-001; foe(n+1)=6.032244e-001; krok(n+1)=5.716520e-004; ng(n+1)=4.811623e+000;
n=284; farx(n+1)=5.040963e-001; foe(n+1)=6.024874e-001; krok(n+1)=1.786250e-003; ng(n+1)=4.391896e+000;
n=285; farx(n+1)=5.035406e-001; foe(n+1)=6.020060e-001; krok(n+1)=1.587460e-003; ng(n+1)=7.380564e+000;
n=286; farx(n+1)=5.025010e-001; foe(n+1)=6.007042e-001; krok(n+1)=5.402185e-003; ng(n+1)=6.792064e+000;
n=287; farx(n+1)=5.014109e-001; foe(n+1)=5.986189e-001; krok(n+1)=1.650423e-002; ng(n+1)=1.506115e+001;
n=288; farx(n+1)=5.009558e-001; foe(n+1)=5.967014e-001; krok(n+1)=1.301252e-002; ng(n+1)=1.174458e+002;
n=289; farx(n+1)=4.998490e-001; foe(n+1)=5.955238e-001; krok(n+1)=2.024365e-002; ng(n+1)=2.742103e+002;
n=290; farx(n+1)=5.023620e-001; foe(n+1)=5.932789e-001; krok(n+1)=1.346946e-002; ng(n+1)=2.581749e+002;
n=291; farx(n+1)=5.028849e-001; foe(n+1)=5.918318e-001; krok(n+1)=1.207035e-002; ng(n+1)=2.426932e+002;
n=292; farx(n+1)=5.037742e-001; foe(n+1)=5.908001e-001; krok(n+1)=4.954706e-002; ng(n+1)=7.615150e+001;
n=293; farx(n+1)=5.053327e-001; foe(n+1)=5.884577e-001; krok(n+1)=1.096481e-001; ng(n+1)=9.933371e+001;
n=294; farx(n+1)=5.085374e-001; foe(n+1)=5.846050e-001; krok(n+1)=5.359529e-002; ng(n+1)=1.428091e+002;
n=295; farx(n+1)=5.099377e-001; foe(n+1)=5.827763e-001; krok(n+1)=2.223039e-002; ng(n+1)=1.415981e+002;
n=296; farx(n+1)=5.091173e-001; foe(n+1)=5.797401e-001; krok(n+1)=4.954706e-002; ng(n+1)=1.131252e+002;
n=297; farx(n+1)=5.093173e-001; foe(n+1)=5.782225e-001; krok(n+1)=2.399905e-002; ng(n+1)=9.269400e+001;
n=298; farx(n+1)=5.089489e-001; foe(n+1)=5.753367e-001; krok(n+1)=6.402713e-002; ng(n+1)=1.884171e+002;
n=299; farx(n+1)=5.089896e-001; foe(n+1)=5.721670e-001; krok(n+1)=9.137743e-002; ng(n+1)=1.222953e+002;
n=300; farx(n+1)=5.092914e-001; foe(n+1)=5.698416e-001; krok(n+1)=5.753341e-002; ng(n+1)=1.474331e+002;

figure; semilogy(farx,'b'); hold on; semilogy(foe,'r'); xlabel('Iteracje'); ylabel('Earx, Eoe'); legend('Earx','Eoe'); title('Uczenie predyktora OE');
figure; subplot(2,1,1); semilogy(krok); xlabel('Iteracje'); ylabel('Krok');
subplot(2,1,2); semilogy(ng); xlabel('Iteracje'); ylabel('Norma gradientu');
Earx=farx(n+1)
Eoe=foe(n+1)
